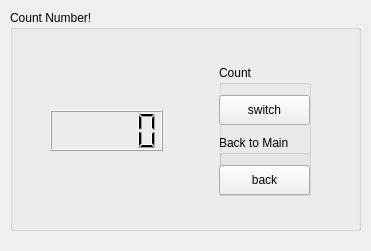
<?xml version="1.0" encoding="UTF-8"?>
<ui version="4.0">
 <class>Form</class>
 <widget class="QWidget" name="Form">
  <property name="geometry">
   <rect>
    <x>0</x>
    <y>0</y>
    <width>371</width>
    <height>251</height>
   </rect>
  </property>
  <property name="windowTitle">
   <string>Form</string>
  </property>
  <widget class="QGroupBox" name="groupBox_3">
   <property name="geometry">
    <rect>
     <x>10</x>
     <y>10</y>
     <width>351</width>
     <height>221</height>
    </rect>
   </property>
   <property name="title">
    <string>Count Number!</string>
   </property>
   <widget class="QWidget" name="horizontalLayoutWidget">
    <property name="geometry">
     <rect>
      <x>10</x>
      <y>30</y>
      <width>331</width>
      <height>181</height>
     </rect>
    </property>
    <layout class="QHBoxLayout" name="horizontalLayout">
     <property name="leftMargin">
      <number>10</number>
     </property>
     <property name="topMargin">
      <number>10</number>
     </property>
     <property name="rightMargin">
      <number>10</number>
     </property>
     <property name="bottomMargin">
      <number>10</number>
     </property>
     <item>
      <layout class="QHBoxLayout" name="horizontalLayout_2">
       <property name="leftMargin">
        <number>10</number>
       </property>
       <property name="topMargin">
        <number>50</number>
       </property>
       <property name="rightMargin">
        <number>10</number>
       </property>
       <property name="bottomMargin">
        <number>50</number>
       </property>
       <item>
        <layout class="QVBoxLayout" name="verticalLayout_2">
         <property name="leftMargin">
          <number>10</number>
         </property>
         <property name="topMargin">
          <number>10</number>
         </property>
         <property name="rightMargin">
          <number>10</number>
         </property>
         <property name="bottomMargin">
          <number>10</number>
         </property>
         <item>
          <widget class="QLCDNumber" name="lcdNum"/>
         </item>
        </layout>
       </item>
      </layout>
     </item>
     <item>
      <layout class="QVBoxLayout" name="verticalLayout_3">
       <property name="leftMargin">
        <number>20</number>
       </property>
       <property name="topMargin">
        <number>5</number>
       </property>
       <property name="rightMargin">
        <number>20</number>
       </property>
       <property name="bottomMargin">
        <number>5</number>
       </property>
       <item>
        <layout class="QVBoxLayout" name="verticalLayout">
         <property name="leftMargin">
          <number>10</number>
         </property>
         <property name="topMargin">
          <number>10</number>
         </property>
         <property name="rightMargin">
          <number>10</number>
         </property>
         <property name="bottomMargin">
          <number>10</number>
         </property>
         <item>
          <widget class="QGroupBox" name="groupBox">
           <property name="title">
            <string>Count</string>
           </property>
           <widget class="QPushButton" name="btn_switch">
            <property name="geometry">
             <rect>
              <x>0</x>
              <y>30</y>
              <width>91</width>
              <height>30</height>
             </rect>
            </property>
            <property name="text">
             <string>switch</string>
            </property>
           </widget>
           <widget class="QGroupBox" name="groupBox_2">
            <property name="geometry">
             <rect>
              <x>0</x>
              <y>70</y>
              <width>111</width>
              <height>71</height>
             </rect>
            </property>
            <property name="title">
             <string>Back to Main</string>
            </property>
            <widget class="QPushButton" name="btn_back">
             <property name="geometry">
              <rect>
               <x>0</x>
               <y>30</y>
               <width>91</width>
               <height>30</height>
              </rect>
             </property>
             <property name="text">
              <string>back</string>
             </property>
            </widget>
           </widget>
          </widget>
         </item>
        </layout>
       </item>
      </layout>
     </item>
    </layout>
   </widget>
  </widget>
 </widget>
 <resources/>
 <connections/>
</ui>
